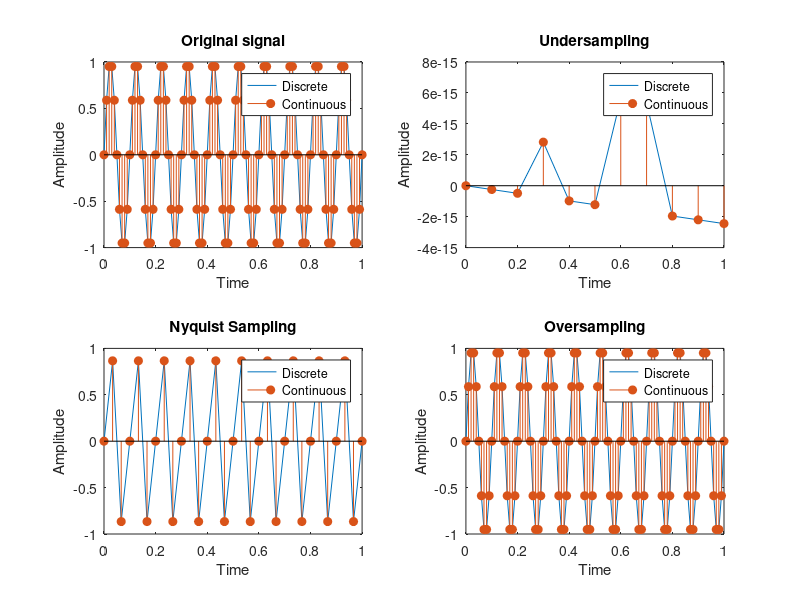

The MATLAB source for this figure:
clc;
clear all;
close all;
t=0:0.01:1;
fm=10;
y=sin(2*pi*fm*t);                                                              
y=sin(2*pi*fm*t);
subplot(2,2,1);
plot(t,y);
hold on;
stem(t,y,"filled");
xlabel("Time");
ylabel("Amplitude");
title("Original signal");
legend("Discrete","Continuous");
%undersampling
fs1=fm;
t1=0:1/fs1:1;
y1=sin(2*pi*fm*t1);
subplot(2,2,2);
plot(t1,y1);
hold on;
stem(t1,y1,"filled");
xlabel("Time");
ylabel("Amplitude");
title("Undersampling");
legend("Discrete","Continuous");
%nyquist sampling
fs2=3*fm;
t2=0:1/fs2:1;
y2=sin(2*pi*fm*t2);
subplot(2,2,3);
plot(t2,y2);
hold on;
stem(t2,y2,"filled");
xlabel("Time");
ylabel("Amplitude");
title("Nyquist Sampling");
legend("Discrete","Continuous");
%oversampling
fs3=10*fm;
t3=0:1/fs3:1;
y3=sin(2*pi*fm*t3);
subplot(2,2,4);
plot(t3,y3);
hold on;
stem(t3,y3,"filled");
xlabel("Time");
ylabel("Amplitude");
title("Oversampling");
legend("Discrete","Continuous");
